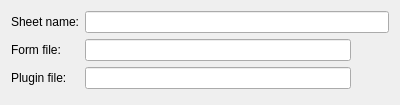
<?xml version="1.0" encoding="UTF-8"?>
<ui version="4.0">
 <class>Form</class>
 <widget class="QWidget" name="Form">
  <property name="geometry">
   <rect>
    <x>0</x>
    <y>0</y>
    <width>400</width>
    <height>105</height>
   </rect>
  </property>
  <property name="windowTitle">
   <string>Form</string>
  </property>
  <layout class="QFormLayout" name="formLayout">
   <item row="0" column="0">
    <widget class="QLabel" name="sheetNameLabel">
     <property name="text">
      <string>Sheet name:</string>
     </property>
    </widget>
   </item>
   <item row="0" column="1">
    <widget class="QLineEdit" name="sheet_name_edit"/>
   </item>
   <item row="1" column="0">
    <widget class="QLabel" name="formFileLabel">
     <property name="text">
      <string>Form file:</string>
     </property>
    </widget>
   </item>
   <item row="1" column="1">
    <widget class="QFrame" name="frame">
     <property name="frameShape">
      <enum>QFrame::NoFrame</enum>
     </property>
     <property name="frameShadow">
      <enum>QFrame::Raised</enum>
     </property>
     <layout class="QHBoxLayout" name="horizontalLayout">
      <property name="leftMargin">
       <number>0</number>
      </property>
      <property name="topMargin">
       <number>0</number>
      </property>
      <property name="rightMargin">
       <number>0</number>
      </property>
      <property name="bottomMargin">
       <number>0</number>
      </property>
      <item>
       <widget class="QLineEdit" name="form_file_edit"/>
      </item>
      <item>
       <widget class="QPushButton" name="form_file_open_button">
        <property name="sizePolicy">
         <sizepolicy hsizetype="Preferred" vsizetype="Preferred">
          <horstretch>0</horstretch>
          <verstretch>0</verstretch>
         </sizepolicy>
        </property>
        <property name="styleSheet">
         <string notr="true">border: none;
margin: 0px;
padding: 0px;</string>
        </property>
        <property name="text">
         <string/>
        </property>
        <property name="iconSize">
         <size>
          <width>32</width>
          <height>32</height>
         </size>
        </property>
       </widget>
      </item>
     </layout>
    </widget>
   </item>
   <item row="2" column="0">
    <widget class="QLabel" name="label_2">
     <property name="text">
      <string>Plugin file:</string>
     </property>
    </widget>
   </item>
   <item row="2" column="1">
    <widget class="QFrame" name="frame_2">
     <property name="frameShape">
      <enum>QFrame::NoFrame</enum>
     </property>
     <property name="frameShadow">
      <enum>QFrame::Raised</enum>
     </property>
     <layout class="QHBoxLayout" name="horizontalLayout_2">
      <property name="leftMargin">
       <number>0</number>
      </property>
      <property name="topMargin">
       <number>0</number>
      </property>
      <property name="rightMargin">
       <number>0</number>
      </property>
      <property name="bottomMargin">
       <number>0</number>
      </property>
      <item>
       <widget class="QLineEdit" name="plugin_file_edit"/>
      </item>
      <item>
       <widget class="QPushButton" name="plugin_file_open_button">
        <property name="styleSheet">
         <string notr="true">border: none;
margin: 0px;
padding: 0px;</string>
        </property>
        <property name="text">
         <string/>
        </property>
        <property name="iconSize">
         <size>
          <width>32</width>
          <height>32</height>
         </size>
        </property>
       </widget>
      </item>
     </layout>
    </widget>
   </item>
  </layout>
 </widget>
 <resources/>
 <connections/>
</ui>
